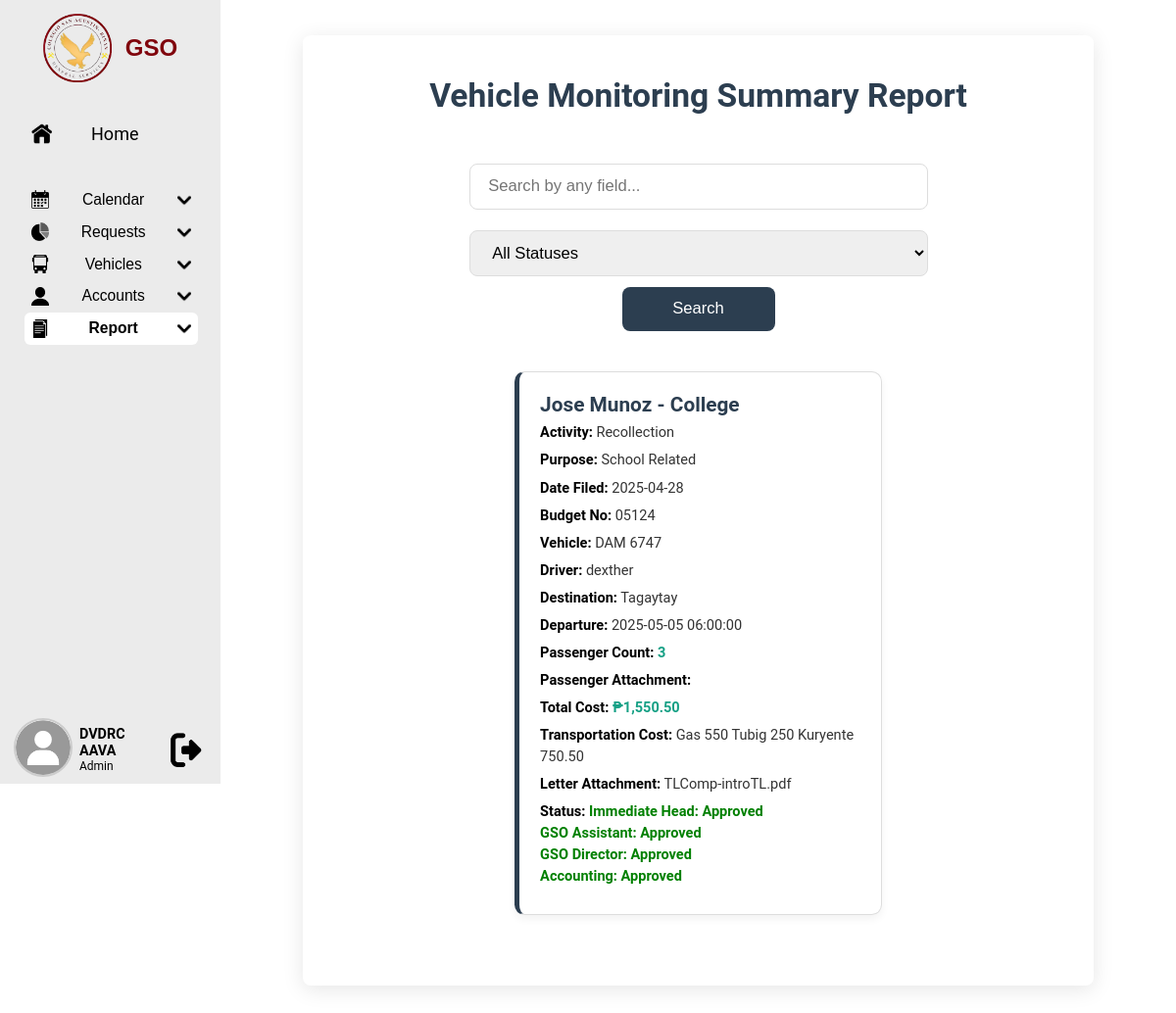
Before: /GSO.php?srep=a (signed in) with the older database file.
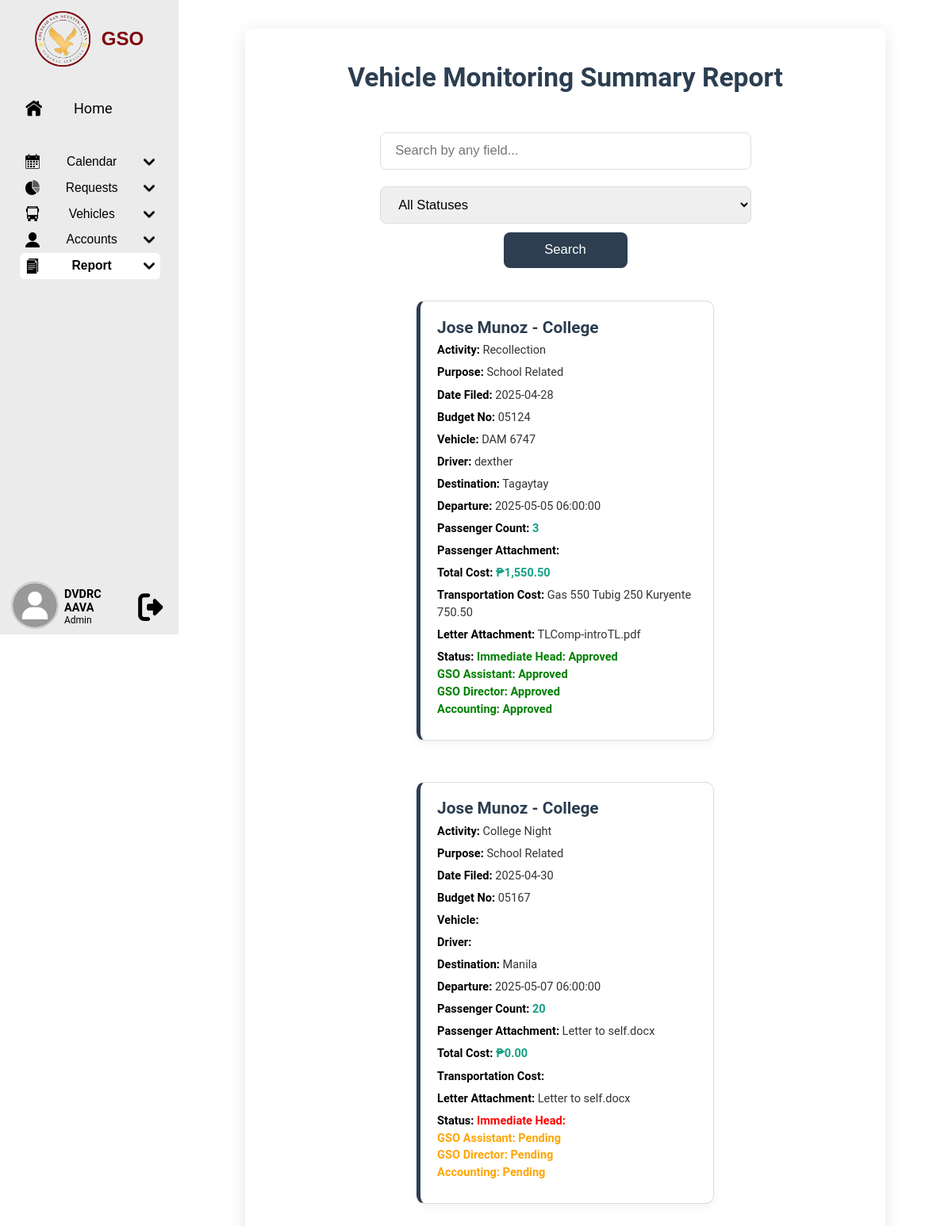
After: the same page with the newer database file.
### tables this page shows
CREATE TABLE `vrftb` (
  `id` varchar(20) NOT NULL,
  `name` varchar(50) DEFAULT NULL,
  `department` varchar(50) DEFAULT NULL,
  `activity` varchar(50) DEFAULT NULL,
  `purpose` varchar(20) DEFAULT NULL,
  `date_filed` date DEFAULT NULL,
  `budget_no` varchar(10) DEFAULT NULL,
  `vehicle` varchar(50) DEFAULT NULL,
  `driver` varchar(50) DEFAULT NULL,
  `destination` varchar(255) DEFAULT NULL,
  `departure` datetime DEFAULT NULL,
  `passenger_count` int(10) DEFAULT NULL,
  `passenger_attachment` varchar(255) DEFAULT NULL,
  `transportation_cost` varchar(255) DEFAULT NULL,
  `total_cost` decimal(10,2) DEFAULT 0.00,
  `letter_attachment` varchar(255) DEFAULT NULL,
  `created_at` timestamp NOT NULL DEFAULT current_timestamp(),
  `updated_at` timestamp NOT NULL DEFAULT current_timestamp() ON UPDATE current_timestamp(),
  `gsoassistant_status` enum('Pending','Seen','Rejected','Approved') DEFAULT 'Pending',
  `immediatehead_status` enum('Pending','Seen','Rejected','Approved') DEFAULT 'Pending',
  `gsodirector_status` enum('Pending','Seen','Rejected','Approved') DEFAULT 'Pending',
  `accounting_status` enum('Pending','Seen','Rejected','Approved') DEFAULT 'Pending',
  PRIMARY KEY (`id`)
);

### summary_rep.php (the view, shortened to what this page needs)
<?php
$servername = "localhost";
$username = "root";
$password = "";
$dbname = "vehiclemonitoringdbms";
$conn = new mysqli($servername, $username, $password, $dbname);
$search = '';
$sql = "SELECT * FROM vrftb WHERE ";
$sql .= "(
    id LIKE '%$search%' OR
    name LIKE '%$search%' OR
    department LIKE '%$search%' OR
    activity LIKE '%$search%' OR
    purpose LIKE '%$search%' OR
    date_filed LIKE '%$search%' OR
    budget_no LIKE '%$search%' OR
    vehicle LIKE '%$search%' OR
    driver LIKE '%$search%' OR
    destination LIKE '%$search%' OR
    departure LIKE '%$search%' OR
    passenger_count LIKE '%$search%' OR
    passenger_attachment LIKE '%$search%' OR
    transportation_cost LIKE '%$search%' OR
    total_cost LIKE '%$search%' OR
    letter_attachment LIKE '%$search%' OR
    gsoassistant_status LIKE '%$search%' OR
    immediatehead_status LIKE '%$search%' OR
    gsodirector_status LIKE '%$search%' OR
    accounting_status LIKE '%$search%' )";
$result = $conn->query($sql);
?>
<!DOCTYPE html>
<html lang="en">
<head>
</head>
<body>
<div class="report-container">
    <h1>Vehicle Monitoring Summary Report</h1>
   <br>
   <div class="search-form">
    <form method="POST" action="">
        <div class="form-group">
            <input type="text" name="search" placeholder="Search by any field..." value="<?php echo $search; ?>" />
        </div>
        <div class="form-group">
            <select name="status_filter">
                <option value="">All Statuses</option>
            </select>
        </div>
        <div class="form-group">
            <button type="submit">Search</button>
        </div>
    </form>
</div>
    <div class="cards-container">
        <?php
        if ($result->num_rows > 0) {
            while($row = $result->fetch_assoc()) {
                $gsoassistant_class = ($row["gsoassistant_status"] == 'Approved') ? 'status-approved' : (($row["gsoassistant_status"] == 'Pending') ? 'status-pending' : 'status-rejected');
                $immediatehead_class = ($row["immediatehead_status"] == 'Approved') ? 'status-approved' : (($row["immediatehead_status"] == 'Pending') ? 'status-pending' : 'status-rejected');
                $gsodirector_class = ($row["gsodirector_status"] == 'Approved') ? 'status-approved' : (($row["gsodirector_status"] == 'Pending') ? 'status-pending' : 'status-rejected');
                $accounting_class = ($row["accounting_status"] == 'Approved') ? 'status-approved' : (($row["accounting_status"] == 'Pending') ? 'status-pending' : 'status-rejected');
                echo "<div class='card'>";
                echo "<h2>".$row["name"]." - ".$row["department"]."</h2>";
                echo "<p><strong>Activity:</strong> ".$row["activity"]."</p>";
                echo "<p><strong>Purpose:</strong> ".$row["purpose"]."</p>";
                echo "<p><strong>Date Filed:</strong> ".$row["date_filed"]."</p>";
                echo "<p><strong>Budget No:</strong> ".$row["budget_no"]."</p>";
                echo "<p><strong>Vehicle:</strong> ".$row["vehicle"]."</p>";
                echo "<p><strong>Driver:</strong> ".$row["driver"]."</p>";
                echo "<p><strong>Destination:</strong> ".$row["destination"]."</p>";
                echo "<p><strong>Departure:</strong> ".$row["departure"]."</p>";
                echo "<p><strong>Passenger Count:</strong> <span class='numeric'>".$row["passenger_count"]."</span></p>";
                echo "<p><strong>Passenger Attachment:</strong> ".$row["passenger_attachment"]."</p>";
                echo "<p><strong>Total Cost:</strong> <span class='numeric'>₱".number_format($row["total_cost"], 2)."</span></p>";
                echo "<p><strong>Transportation Cost:</strong> ".$row["transportation_cost"]."</p>";
                echo "<p><strong>Letter Attachment:</strong> ".$row["letter_attachment"]."</p>";
                echo "<div class='status-group'>";
                echo "<p><strong>Status:</strong>
                         <span class='$immediatehead_class'>Immediate Head: ".$row["immediatehead_status"]."</span><br>
                        <span class='$gsoassistant_class'>GSO Assistant: ".$row["gsoassistant_status"]."</span><br>
                        <span class='$gsodirector_class'>GSO Director: ".$row["gsodirector_status"]."</span><br>
                        <span class='$accounting_class'>Accounting: ".$row["accounting_status"]."</span>
                      </p>";
                echo "</div>";
                echo "</div>";
            }
        } else {
            echo "<p style='text-align:center;'>No records found for the search criteria.</p>";
        }
        ?>
    </div>
</div>
</body>
</html>

### GSO.php (shortened to what this page needs)
<!DOCTYPE html>
<html lang="en">
   <head>
      <link rel="stylesheet" href="styles.css">
      <link rel="stylesheet" href="https://cdnjs.cloudflare.com/ajax/libs/font-awesome/6.4.2/css/all.min.css">
   </head>
<body>
   <nav class="sidebar active">
      <button onclick="toggleSidebar()" id="logo">
         <img src="PNG/GSO_Logo.png" alt="">
         <span class="logo">GSO</span>
      </button>
      <li id="home">
         <a href="GSO.php" class="icon">
            <div>
               <img src="PNG/Home.png" alt="Home">
               <span class="title">Home</span>
            </div>
         </a>
      </li>
      <ul class="nav-list">
         <li style="height: 2.5vw;"></li>
         <li>
            <button onclick="toggleDropdown(this)" class="dropdown-btn" id="calendar">
               <img src="PNG/Calendar.png" alt="Calendar">
               <span>Calendar</span>
               <img src="PNG/Down.png" alt="DropDown">
            </button>
         </li>
         <?php
            if ($_SESSION['role'] != 'User') {
               ?>
                  <li>
                     <button onclick="toggleDropdown(this)" class="dropdown-btn" id="requests">
                        <img src="PNG/Pie.png" alt="Requests">
                        <span>Requests</span>
                        <img src="PNG/Down.png" alt="DropDown">
                     </button>
                  </li>
               <?php
            }
            if (in_array($_SESSION['role'], ['Secretary', 'Admin', 'Director']))
            {
               ?>
                  <li>
                     <button onclick="toggleDropdown(this)" class="dropdown-btn" id="vehicle">
                        <img src="PNG/Vehicle.png" alt="Vehicle">
                        <span>Vehicles</span>
                        <img src="PNG/Down.png" alt="DropDown">
                     </button>
                  </li>
                  <li>
                     <button onclick="toggleDropdown(this)" class="dropdown-btn" id="account">
                        <img src="PNG/Account.png" alt="Report">
                        <span>Accounts</span>
                        <img src="PNG/Down.png" alt="DropDown">
                     </button>
                  </li>
                  <li>
                     <button onclick="toggleDropdown(this)" class="dropdown-btn" id="report">
                        <img src="PNG/File.png" alt="Report">
                        <span>Report</span>
                        <img src="PNG/Down.png" alt="DropDown">
                     </button>
                  </li>
               <?php
            }
         ?>
      </ul>
<div id="logout">
    <form id="uploadForm" method="POST" enctype="multipart/form-data">
        <img id="picture"
             src="uploads/<?php echo $_SESSION['ppicture']; ?>"
             alt="Profile Picture"
            style="cursor: pointer; width: 5vw; height: 5vw; object-fit: cover; border-radius: 50%; border: 2px solid #ccc;"
             title="Click to change profile picture">
    </form>
    <div id="profile-text">
        <span id="name"><?php echo $_SESSION['lname']." ".$_SESSION['fname']; ?></span>
        <span id="role"><?php echo $_SESSION['role']; ?></span>
    </div>
    <a href="index.php">
        <button type="button">
            <img id="logout-img" src="PNG/Logout.png" alt="Logout">
        </button>
    </a>
</div>
   </nav>
   <?php
      if(isset($_GET["papp"]) and !empty($_GET["papp"]))
      {
         ?>
            <main>
         <?php
      }
      else
      {
         ?>
            <main>
         <?php
      }
   ?>
      <?php
         if(isset($_GET["papp"]) and !empty($_GET["papp"]))
         pendingApproval();
         elseif(isset($_GET["rapp"]) and !empty($_GET["rapp"]))
         reservationApproved();
         elseif(isset($_GET["creq"]) and !empty($_GET["creq"]))
         cancelledRequests();
         elseif(isset($_GET["aveh"]) and !empty($_GET["aveh"]))
         addVehicle();
         elseif(isset($_GET["mveh"]) and !empty($_GET["mveh"]))
         manageVehicle();
         elseif(isset($_GET["mche"]) and !empty($_GET["mche"]))
         maintenanceChecklist();
         elseif(isset($_GET["vres"]) and !empty($_GET["vres"]))
         vehicleReservationForm();
         elseif(isset($_GET["vsch"]) and !empty($_GET["vsch"]))
         vehicleSchedules();
         elseif(isset($_GET["macc"]) and !empty($_GET["macc"]))
         manageAccount();
         elseif(isset($_GET["mdep"]) and !empty($_GET["mdep"]))
         manageDepartment();
         elseif(isset($_GET["srep"]) and !empty($_GET["srep"]))
         summaryReport();
         elseif(isset($_GET["mrep"]) and !empty($_GET["mrep"]))
         maintenanceReport();
         else
         home();
      ?>
   </main>
</body>
</html>
      <?php
   function summaryReport()
   {
         include 'summary_rep.php';
   }
?>

### styles.css (style rules this page uses)
:root { --light-gray: #ebebeb; --dark-gray: #bcbcbc; --sidebar-width: 23.33vw; --maroon: #80050d; --yellow: #efb954; }
* { margin: 0; padding: 0; box-sizing: border-box; text-decoration: none; color: black; }
body { padding: 0; font-family: 'Roboto', sans-serif; background-color: white; display: flex; flex-direction: row; }
li { list-style: none; }
.sidebar ul { height: calc(100% - 17.5vw); scrollbar-width: none; scrollbar-color: #999 #f1f1f1; scroll-behavior: smooth; overflow-y: auto; overflow-x: hidden; }

### summary_rep.php (style rules this page uses)
.report-container { max-width: 1200px; margin: auto; background: #fff; padding: 5.2vh; border-radius: 1vh; box-shadow: 0 0.52vh 2.6vh rgba(0, 0, 0, 0.1); }
h1 { text-align: center; margin-bottom: 2.6vh; color: #2c3e50; font-size: 4.2vh; font-weight: 600; }
.search-form { text-align: center; margin-bottom: 5.2vh; }
.search-form input[type="text"], .search-form select { padding: 1.56vh 2.34vh; font-size: 2.08vh; width: 100%; max-width: 58.5vh; margin: 1.3vh 0; border-radius: 1vh; border: 0.13vh solid #ddd; transition: border-color 0.3s ease; }
.search-form button { padding: 1.56vh 2.6vh; background-color: #2c3e50; color: white; border: none; border-radius: 1vh; font-size: 2.08vh; cursor: pointer; transition: background-color 0.3s ease; width: 100%; max-width: 19.5vh; }
.cards-container { display: flex; flex-wrap: wrap; gap: 2.6vh; justify-content: center; }
.card { background: #ffffff; border: 0.13vh solid #ddd; border-left: 0.65vh solid #2c3e50; border-radius: 1.3vh; padding: 2.6vh; width: 46.8vh; box-shadow: 0 0.52vh 1.04vh rgba(0, 0, 0, 0.05); transition: transform 0.3s ease; margin-bottom: 3.9vh; }
.card h2 { font-size: 2.6vh; margin-top: 0; color: #2c3e50; }
.card p { margin: 0.78vh 0; font-size: 1.82vh; line-height: 1.5; color: #333; }
.numeric { font-weight: bold; color: #16a085; }
.status-approved { color: green; font-weight: bold; }
.status-pending { color: orange; font-weight: bold; }
.status-rejected { color: red; font-weight: bold; }
.status-group span { display: inline-block; margin-right: 0.65vh; }

Changed rows visible on the page:
added vrftb: name "Jose Munoz", department "College", activity "College Night", purpose "School Related", date_filed "2025-04-30", budget_no "05167", destination "Manila", departure "2025-05-07 06:00:00", passenger_count "20", passenger_attachment "Letter to self.docx", total_cost "0.00", letter_attachment "Letter to self.docx", gsoassistant_status "Pending", gsodirector_status "Pending", accounting_status "Pending"
